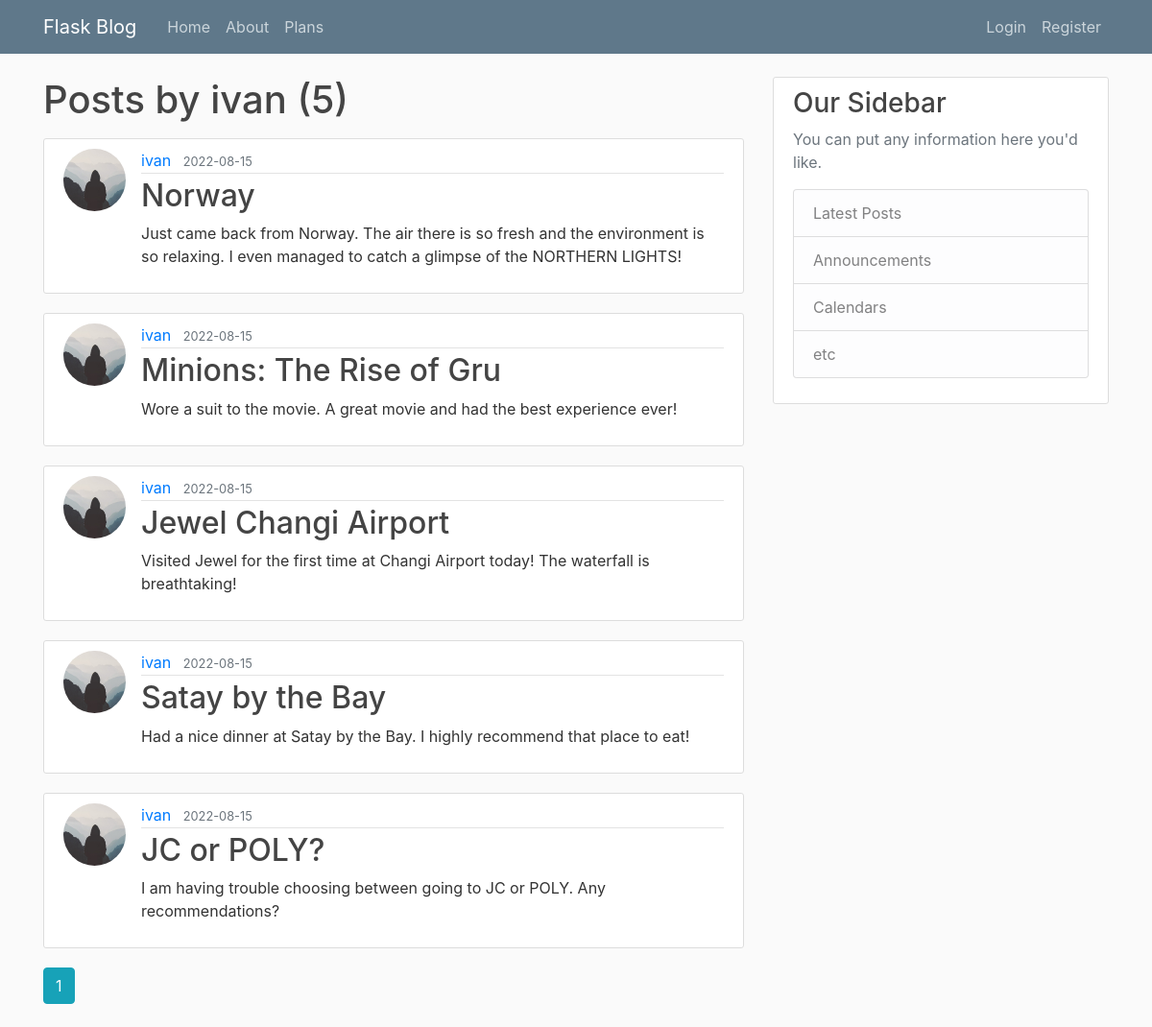
Page /user/ivan on the committed database.
### flaskblog/models.py (models this page shows, shortened)
class User(db.Model, UserMixin):
    id = db.Column(db.Integer, primary_key=True)
    username = db.Column(db.String(20), unique=True, nullable=False)
    is_premium = db.Column(db.Boolean, nullable=False, default=False)
    role_id = db.Column(db.Integer, db.ForeignKey('role.id'), nullable=False, default=1)
    email = db.Column(db.String(120), unique=True, nullable=False)
    image_file = db.Column(db.String(20), nullable=False, default='default.jpg')
    encrypted_password = db.Column(db.Text, nullable=False)
    nonce = db.Column(db.Text, nullable=False)
    tag = db.Column(db.Text, nullable=False)
    login_attempt = db.Column(db.Integer, nullable=False, default=0)
    posts = db.relationship('Post', backref='author', lazy=True)
    mfa = db.Column(db.Boolean, default=False, nullable=False)
    comments = db.relationship('Comment', backref='user', lazy=True)
    logout_time = db.Column(db.DateTime)

class Post(db.Model):
    id = db.Column(db.Integer, primary_key=True)
    title = db.Column(db.String(100), nullable=False)
    date_posted = db.Column(db.DateTime, nullable=False, default=datetime.utcnow)
    content = db.Column(db.Text, nullable=False)
    user_id = db.Column(db.Integer, db.ForeignKey('user.id'), nullable=False)
    comments = db.relationship('Comment', lazy=True)

### flaskblog/users/routes.py (the view)
@users.route("/user/<string:username>")
def user_posts(username):
    page = request.args.get('page', 1, type=int)
    user = User.query.filter_by(username=username).first_or_404()
    posts = Post.query.filter_by(author=user)\
        .order_by(Post.date_posted.desc())\
        .paginate(page=page, per_page=5)
    return render_template('posts/user_posts.html', posts=posts, user=user)

### run.py (called while the page is built, shortened)
@app.before_request
def before_request():
    session.permanent = True
    app.permanent_session_lifetime = timedelta(minutes=10)
    session.modified = True
    g.user = current_user

### flaskblog/templates/posts/user_posts.html
{% extends "layout.html" %}
{% block content %}
    <h1 class="mb-3">Posts by {{ user.username }} ({{ posts.total }})</h1>
    {% for post in posts.items %}
        <article class="media content-section">
          <img class="rounded-circle article-img" src="{{ url_for('static', filename='profile_pics/' + post.author.image_file) }}">
          <div class="media-body">
            <div class="article-metadata">
              <a class="mr-2" href="{{ url_for('users.user_posts', username=post.author.username) }}">{{ post.author.username }}</a>
              <small class="text-muted">{{ post.date_posted.strftime('%Y-%m-%d') }}</small>
            </div>
            <h2><a class="article-title" href="{{ url_for('posts.post', post_id=post.id) }}">{{ post.title }}</a></h2>
            <p class="article-content">{{ post.content }}</p>
          </div>
        </article>
    {% endfor %}
    {% for page_num in posts.iter_pages(left_edge=1, right_edge=1, left_current=1, right_current=2) %}
      {% if page_num %}
        {% if posts.page == page_num %}
          <a class="btn btn-info mb-4" href="{{ url_for('users.user_posts', username=user.username, page=page_num) }}">{{ page_num }}</a>
        {% else %}
          <a class="btn btn-outline-info mb-4" href="{{ url_for('users.user_posts', username=user.username, page=page_num) }}">{{ page_num }}</a>
        {% endif %}
      {% else %}
        ...
      {% endif %}
    {% endfor %}
{% endblock content %}

### flaskblog/static/main.css (style rules this page uses)
body { background: #fafafa; color: #333333; margin-top: 5rem; }
h1, h2, h3, h4, h5, h6 { color: #444444; }
.content-section { background: #ffffff; padding: 10px 20px; border: 1px solid #dddddd; border-radius: 3px; margin-bottom: 20px; }
.article-title { color: #444444; }
.article-content { white-space: pre-line; }
.article-img { height: 65px; width: 65px; margin-right: 16px; }
.article-metadata { padding-bottom: 1px; margin-bottom: 4px; border-bottom: 1px solid #e3e3e3 }

### rows in the picture
User: username "ivan"
Post: image_file (placeholder picture), author.username "ivan", date_posted "2022-08-15", title "Norway", content "Just came back from Norway. The air there is so fresh and the environment is so relaxing. I even managed to catch a glimpse of the NORTHERN LIGHTS!"
Post: image_file (placeholder picture), author.username "ivan", date_posted "2022-08-15", title "Minions: The Rise of Gru", content "Wore a suit to the movie. A great movie and had the best experience ever!"
Post: image_file (placeholder picture), author.username "ivan", date_posted "2022-08-15", title "Jewel Changi Airport", content "Visited Jewel for the first time at Changi Airport today! The waterfall is breathtaking!"
Post: image_file (placeholder picture), author.username "ivan", date_posted "2022-08-15", title "Satay by the Bay", content "Had a nice dinner at Satay by the Bay. I highly recommend that place to eat!"
Post: image_file (placeholder picture), author.username "ivan", date_posted "2022-08-15", title "JC or POLY?", content "I am having trouble choosing between going to JC or POLY. Any recommendations?"

### other values in the picture
{{ posts.total }} "5"
{{ page_num }} "1"
